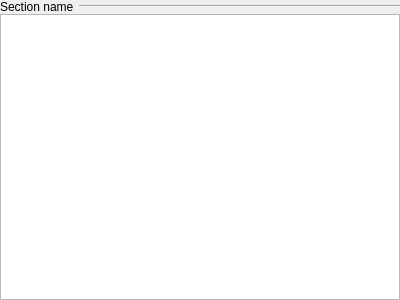
<?xml version="1.0" encoding="UTF-8"?>
<ui version="4.0">
 <class>GUI::Section</class>
 <widget class="QWidget" name="GUI::Section">
  <property name="geometry">
   <rect>
    <x>0</x>
    <y>0</y>
    <width>400</width>
    <height>300</height>
   </rect>
  </property>
  <property name="windowTitle">
   <string>Form</string>
  </property>
  <layout class="QVBoxLayout" name="verticalLayout">
   <property name="spacing">
    <number>0</number>
   </property>
   <property name="leftMargin">
    <number>0</number>
   </property>
   <property name="topMargin">
    <number>0</number>
   </property>
   <property name="rightMargin">
    <number>0</number>
   </property>
   <property name="bottomMargin">
    <number>0</number>
   </property>
   <item>
    <layout class="QHBoxLayout" name="horizontalLayout">
     <property name="spacing">
      <number>5</number>
     </property>
     <item>
      <widget class="QLabel" name="lblSectionName">
       <property name="sizePolicy">
        <sizepolicy hsizetype="Minimum" vsizetype="Minimum">
         <horstretch>0</horstretch>
         <verstretch>0</verstretch>
        </sizepolicy>
       </property>
       <property name="text">
        <string>Section name</string>
       </property>
      </widget>
     </item>
     <item>
      <widget class="Line" name="line">
       <property name="sizePolicy">
        <sizepolicy hsizetype="Expanding" vsizetype="Fixed">
         <horstretch>0</horstretch>
         <verstretch>0</verstretch>
        </sizepolicy>
       </property>
       <property name="orientation">
        <enum>Qt::Horizontal</enum>
       </property>
      </widget>
     </item>
    </layout>
   </item>
   <item>
    <widget class="QTableView" name="tvView">
     <property name="showGrid">
      <bool>false</bool>
     </property>
    </widget>
   </item>
  </layout>
 </widget>
 <resources/>
 <connections/>
</ui>
